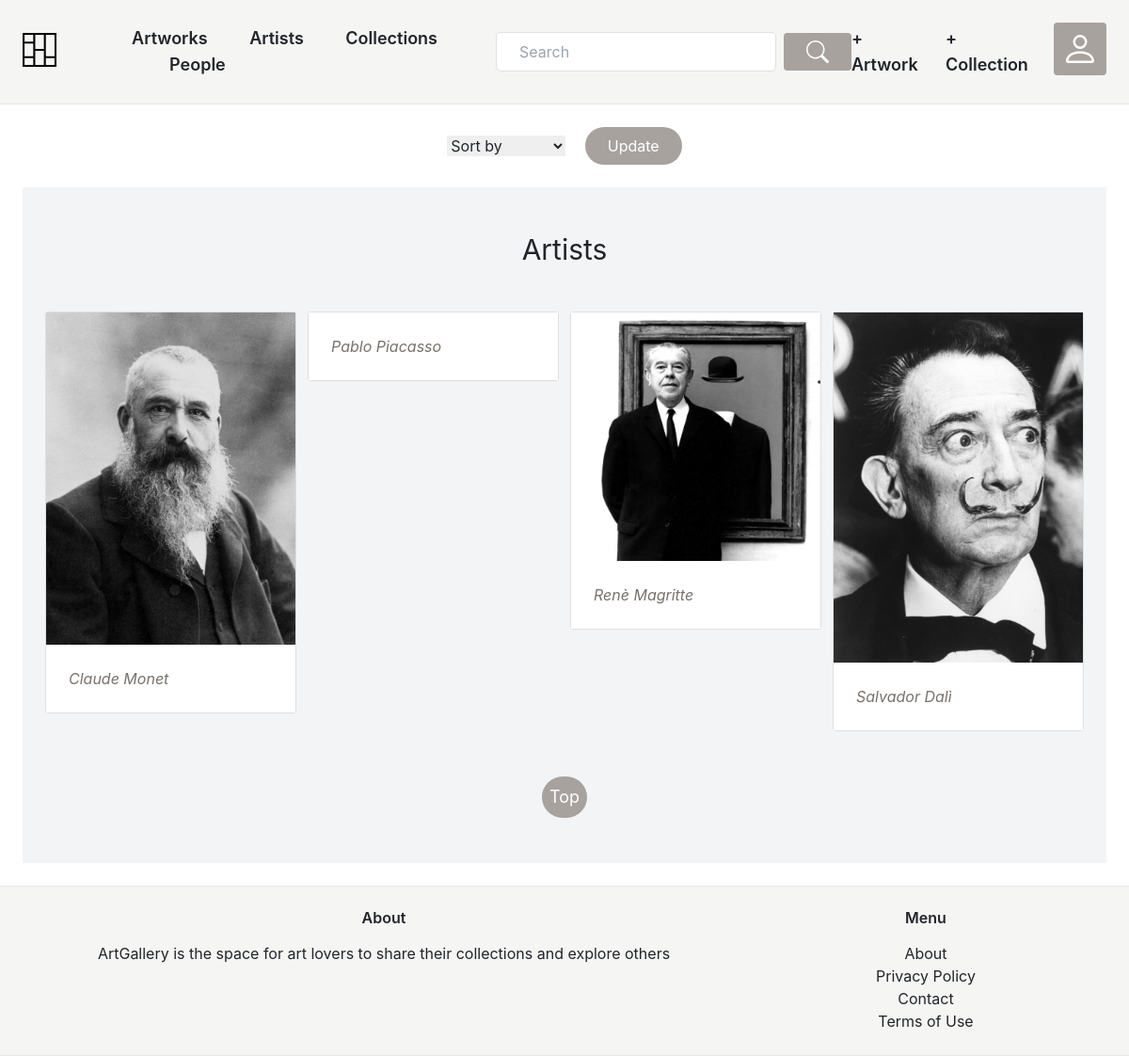
The page /artwork/all_artists/ (signed in) on the database as committed earlier.
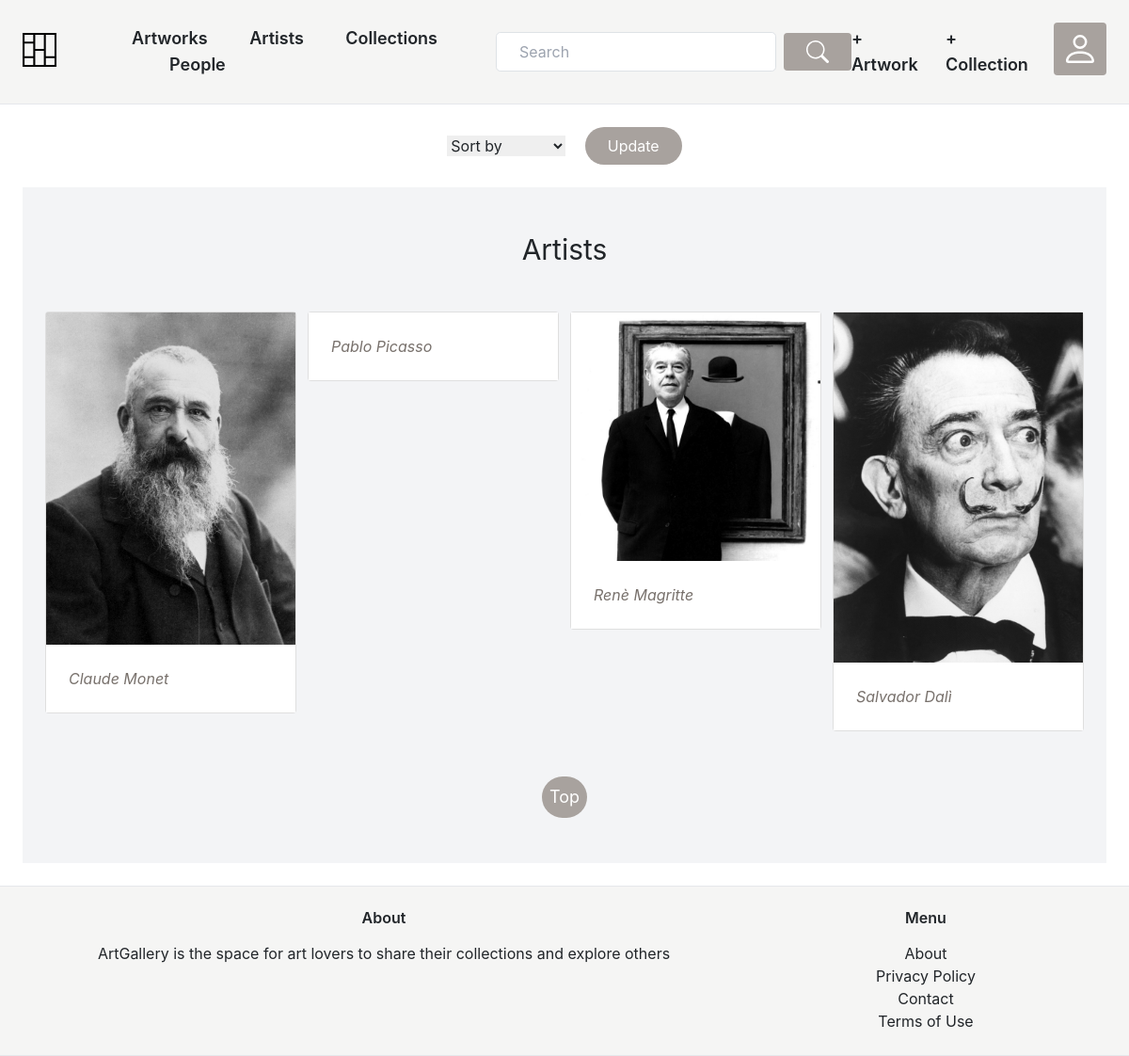
The same page on the database as committed later.
### artwork/models.py (models this page shows, shortened)
class Artist(models.Model):
    name = models.CharField(max_length=255)
    surname = models.CharField(max_length=255)
    bio = models.TextField(blank=True)
    date_of_birth = models.DateField()
    photo = models.ImageField(upload_to='artists/', blank=True)

### artwork/views.py (the view)
# urls.py: path('all_artists/', views.all_artists, name = 'all_artists'),
def all_artists(request):
    if request.user.is_authenticated:
        sort_param = request.GET.get('filter', 'name')  # Get the sorting parameter from the URL query string, defaulting to 'name'
        if sort_param == 'name':
            artists = Artist.objects.all().order_by('name')
        elif sort_param == '-name':
            artists = Artist.objects.all().order_by('-name')
        elif sort_param == 'birthday':
            artists = Artist.objects.all().order_by('date_of_birth')
        elif sort_param == '-birthday':
            artists = Artist.objects.all().order_by('-date_of_birth')
        else:
            artists = Artist.objects.all()
        return render(request, 'artwork/all_artists.html', {'artists': artists, 'sort_param': sort_param})
    else:
        return redirect('accounts:login')

### artwork/templates/artwork/all_artists.html (shortened to what this page needs)
{% extends 'core/base.html' %}
{% block content %}
<div class=" flex justify-center">
    <div >
        <form action="" method="GET">
          <div>
            <select name="filter" id="">
              <option value="" disabled selected>Sort by</option>
            </select>
            <button type="submit" class="ml-3 bg-stone-400 text-white px-4 py-2 rounded-3xl">Update</button>
        </form>
    </div>
    </div>
</div>
<div class="mt-6 px-6 py-12 bg-gray-100">
  <h1 class="mb-12 text-3xl text-center">Artists</h1>
  <div class="grid grid-cols-4 gap-3 justify-center">
    {% for artist in artists %}
    <div>
      <a href="{% url 'artwork:artist' artist.id %}" class="">
        <div class="card" style="">
          {% if artist.photo %}
          <img src="{{ artist.photo.url }}" alt="">
          {% else %}
          <p>No photo available</p>
          {% endif %}
          <div class="card-body p-6 bg-white">
            <p class="card-text italic text-stone-500">{{ artist.name }} {{ artist.surname }} </p>
          </div>
        </div>
      </a>
    </div>
    {% endfor %}
  </div>
  <div class="flex justify-center mt-12">
    <a href="#" class=" p-2 text-lg bg-stone-400 text-white hover:bg-stone-500 rounded-3xl">Top</a>
  </div>
</div>
{% endblock %}

Rows that differ between the two databases and show on the page:
changed Artist "Pablo": surname "Piacasso" → "Picasso"
